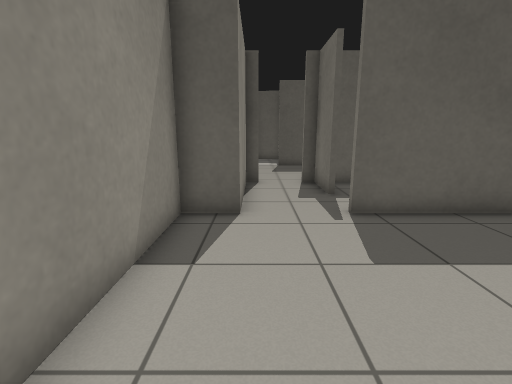
view 1 (above)

24 first-person views from a walk through a Gazebo world. The camera is 1 m above the floor, tilts 12° down and sees 85° across. The lines on the ground mark 1 m squares. The floor is counted in squares, 0.5 m on a side. Each view is taken from the middle of a square. On the plan, view 1 faces up. The plan holds only what a view shows up to about 17 squares ahead; the rest is blank. The place goes on beyond the plan. Robots are left out. Some stock models are drawn as simple stand-ins. Some surface patterns are stand-ins.

view 2
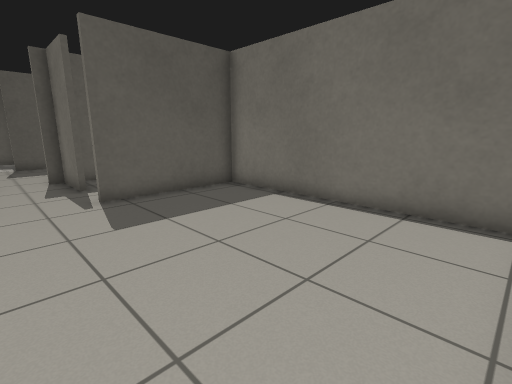

view 3
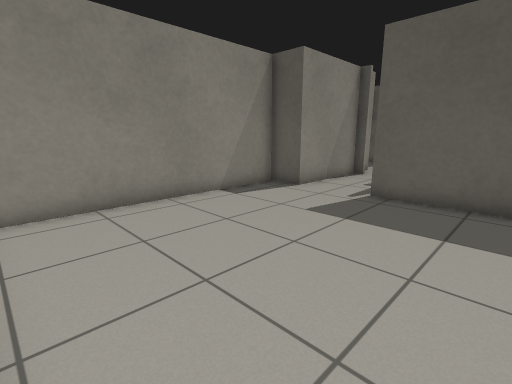

view 4
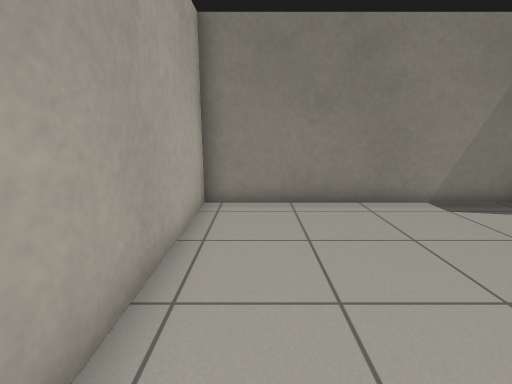

view 5
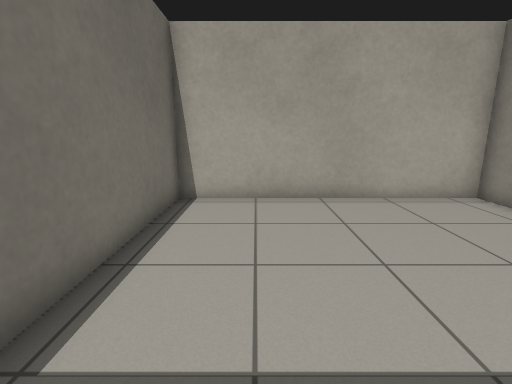

view 6
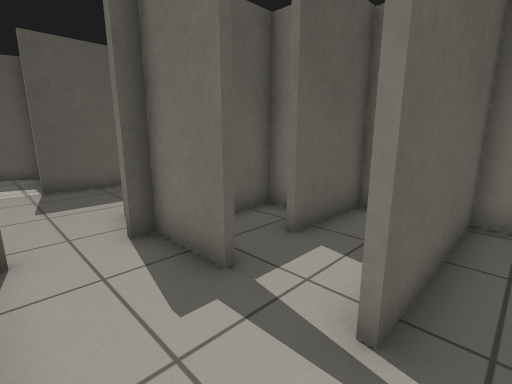

view 7
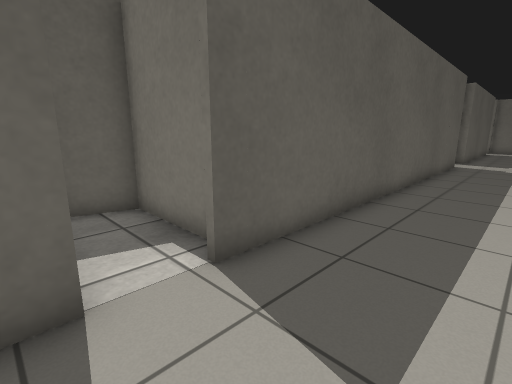

view 8
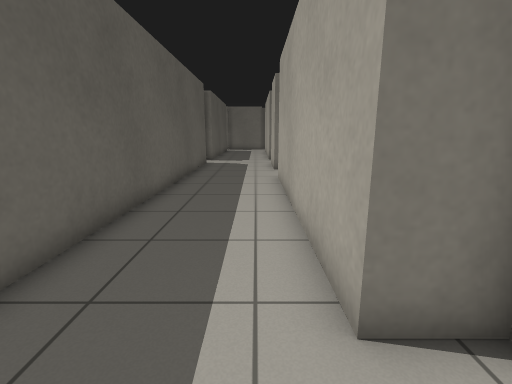

view 9
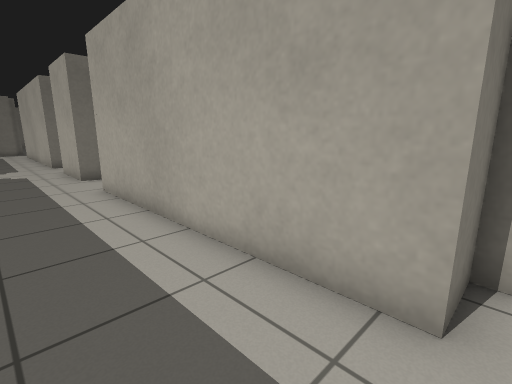

view 10
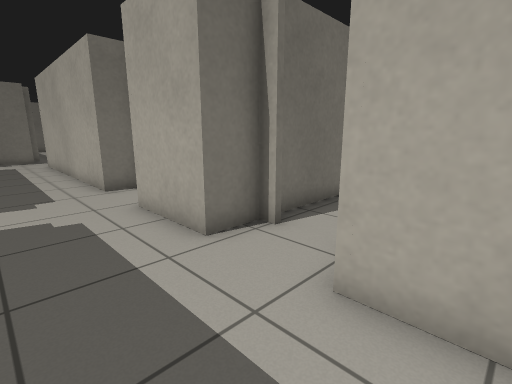

view 11
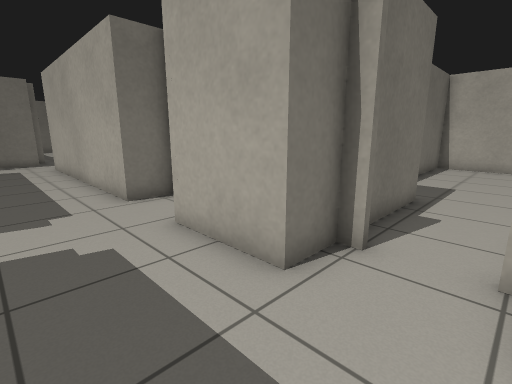

view 12
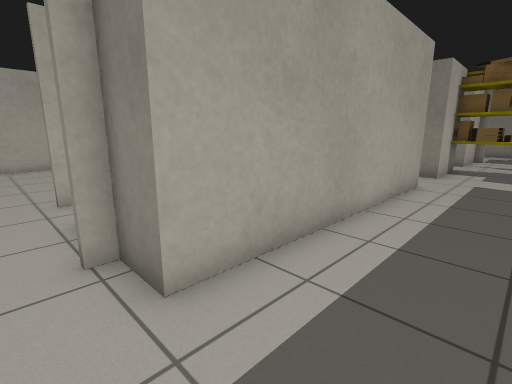

view 13
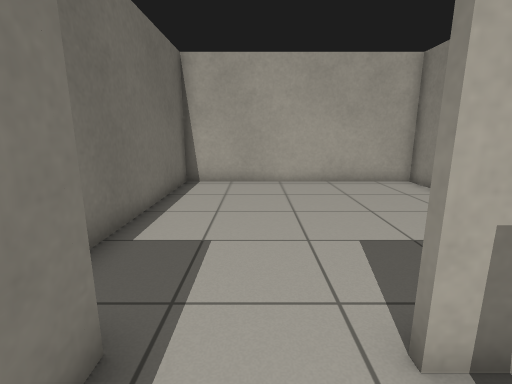

view 14
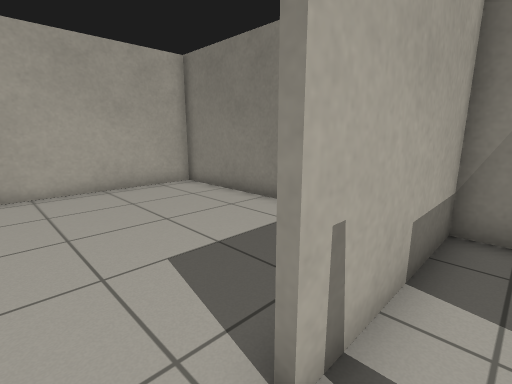

view 15
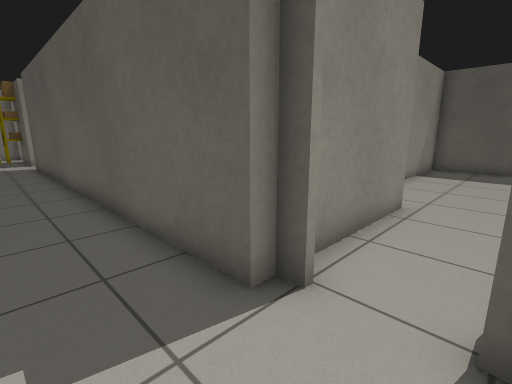

view 16
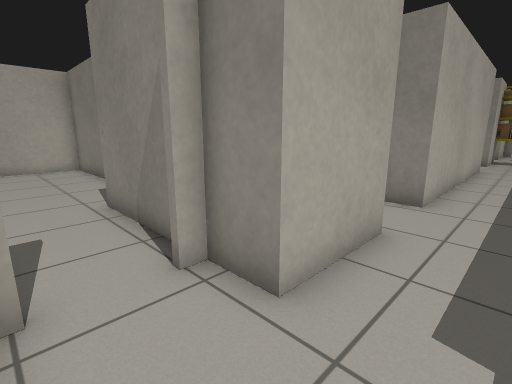

view 17
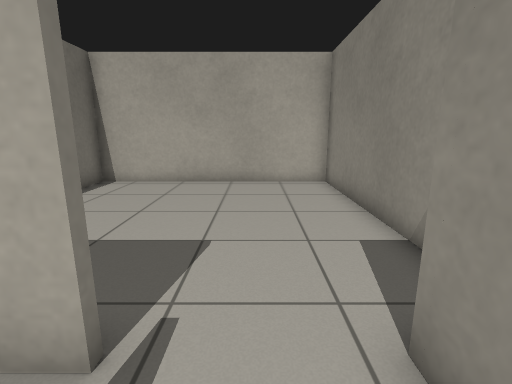

view 18
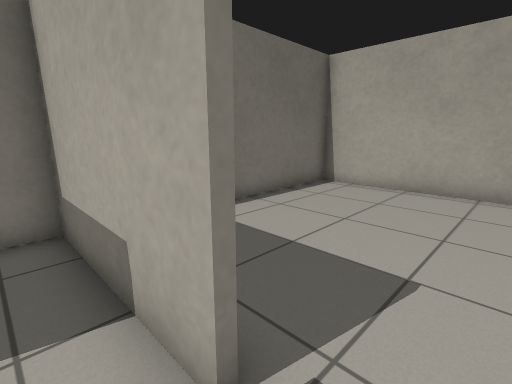

view 19
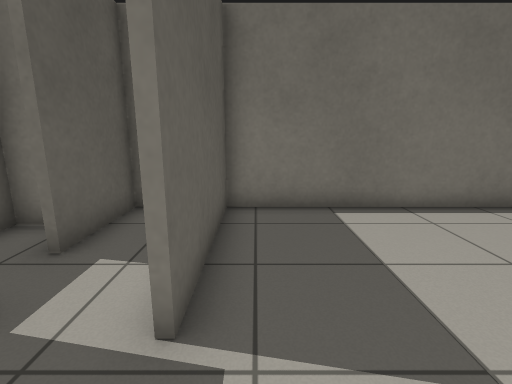

view 20
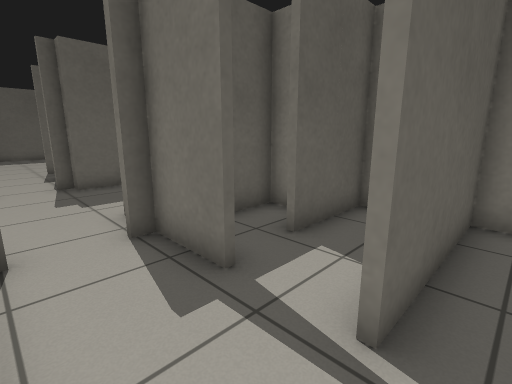

view 21
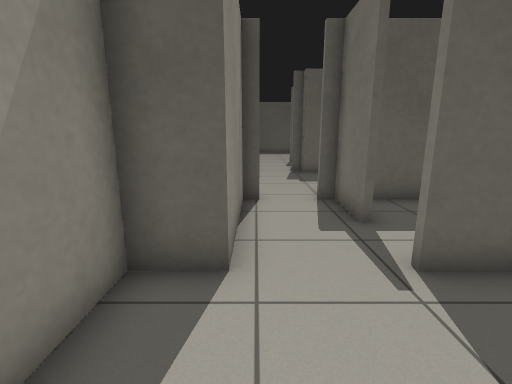

view 22
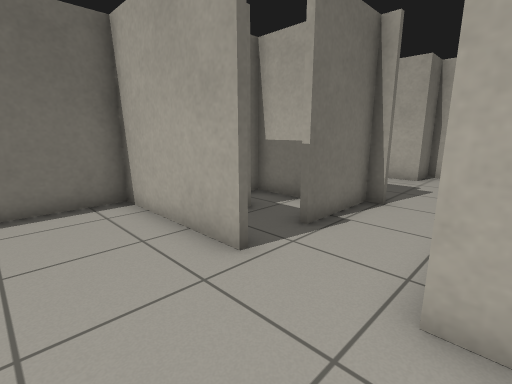

view 23
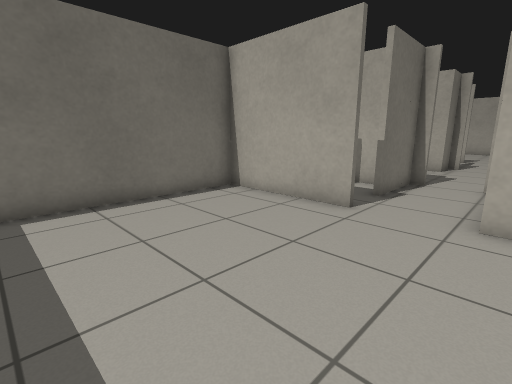

view 24
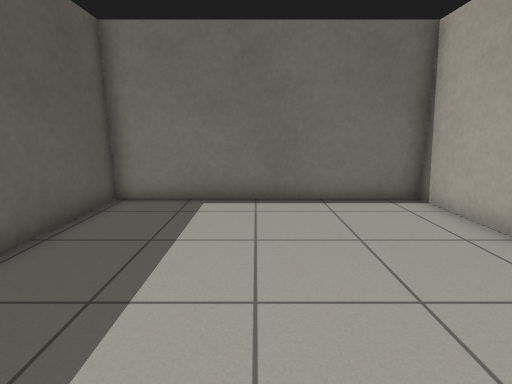

### Floor plan
Ten units are one square. View 1 is at (0, 0); x grows to the right and y downward. Boxes are objects, and circles mark ways between rooms. Rooms are numbered by the first view taken in them; rooms with no view inside come last. Other rooms are left out.
<svg viewBox="-50 -328 320 359">
<path fill="none" stroke="#000" d="M-4 -68 -19 -68 -19 25 75 25M74 25 74 -68M76 -68 24 -68M154 -130 186 -130M191 -178 186 -178 186 -173 14 -173M215 -178 209 -178M214 -130 265 -130M186 -230 186 -188M230 -173 214 -173 214 -210M24 -130 126 -130M-4 -173 -14 -173M-25 -130 -4 -130M154 -68 154 -108M154 -115 154 -130M126 -130 126 -115M76 -79 76 -68M76 -70 126 -70M214 -70 265 -70M214 -90 214 -130M186 -113 186 -68M264 -71 264 -93 234 -93M186 -130 186 -115M186 -68 171 -68 171 25M170 25 264 25 264 -71M265 -68 214 -68M204 -323 171 -323 171 -280M214 -230 264 -230 264 -323 224 -323M179 -230 186 -230M76 -26 76 25M169 26 169 -45M75 25 170 25M24 -90 24 -113M24 -115 24 -130M-4 -113 -4 -68M-4 -130 -4 -122M75 -93 44 -93"/>
<rect x="-45" y="-155" width="30" height="30" fill="#bbb"><title>other object</title></rect>
<circle cx="15" cy="-70" r="3" fill="#2a7"/>
<circle cx="140" cy="-130" r="3" fill="#2a7"/>
<circle cx="200" cy="-140" r="3" fill="#2a7"/>
<circle cx="205" cy="-230" r="3" fill="#2a7"/>
<circle cx="10" cy="-130" r="3" fill="#2a7"/>
<circle cx="135" cy="-70" r="3" fill="#2a7"/>
<circle cx="205" cy="-70" r="3" fill="#2a7"/>
<text x="20" y="-20">1</text>
<text x="140" y="-160">2</text>
<text x="140" y="-90">3</text>
<text x="210" y="-80">4</text>
<text x="210" y="-20">5</text>
<text x="210" y="-280">6</text>
<text x="130" y="-20">7</text>
<text x="20" y="-80">8</text>
</svg>
Room 1 opens to room 8. Room 2 opens to room 3. Room 2 opens to room 4. Room 2 opens to room 6. Room 2 opens to room 8. Room 3 opens to room 7. Room 4 opens to room 5.

Where each view was taken, in squares from view 1:
view 1: 0 up, 0 right, facing up
view 2: 2 down, 0 right, facing up-right
view 3: 2 down, 6 right, facing up-left
view 4: 1 down, 6 right, facing left
view 5: 6 up, 5 right, facing down
view 6: 6 up, 0 right, facing up-right
view 7: 14 up, 1 left, facing up-right
view 8: 14 up, 0 right, facing right
view 9: 16 up, 2 right, facing down-right
view 10: 16 up, 11 right, facing down-right
view 11: 16 up, 13 right, facing down-right
view 12: 16 up, 14 right, facing down-left
view 13: 9 up, 14 right, facing down
view 14: 8 up, 14 right, facing down-left
view 15: 15 up, 21 right, facing up-left
view 16: 15 up, 21 right, facing down-left
view 17: 9 up, 20 right, facing down
view 18: 8 up, 20 right, facing down-right
view 19: 6 up, 19 right, facing right
view 20: 6 up, 19 right, facing up-right
view 21: 3 up, 19 right, facing up
view 22: 26 up, 18 right, facing down-right
view 23: 30 up, 18 right, facing down-right
view 24: 28 up, 18 right, facing right
